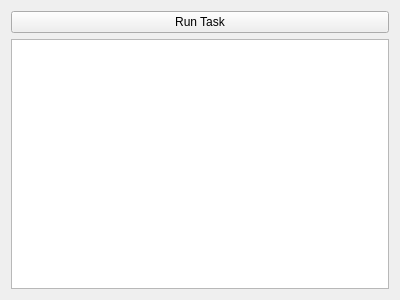
<?xml version="1.0" encoding="UTF-8"?>
<ui version="4.0">
 <class>Widget</class>
 <widget class="QWidget" name="Widget">
  <property name="geometry">
   <rect>
    <x>0</x>
    <y>0</y>
    <width>400</width>
    <height>300</height>
   </rect>
  </property>
  <property name="windowTitle">
   <string>Widget</string>
  </property>
  <layout class="QVBoxLayout" name="verticalLayout">
   <item>
    <widget class="QPushButton" name="pushButton">
     <property name="text">
      <string>Run Task</string>
     </property>
    </widget>
   </item>
   <item>
    <widget class="QTableView" name="tableView"/>
   </item>
  </layout>
 </widget>
 <layoutdefault spacing="6" margin="11"/>
 <resources/>
 <connections/>
</ui>
